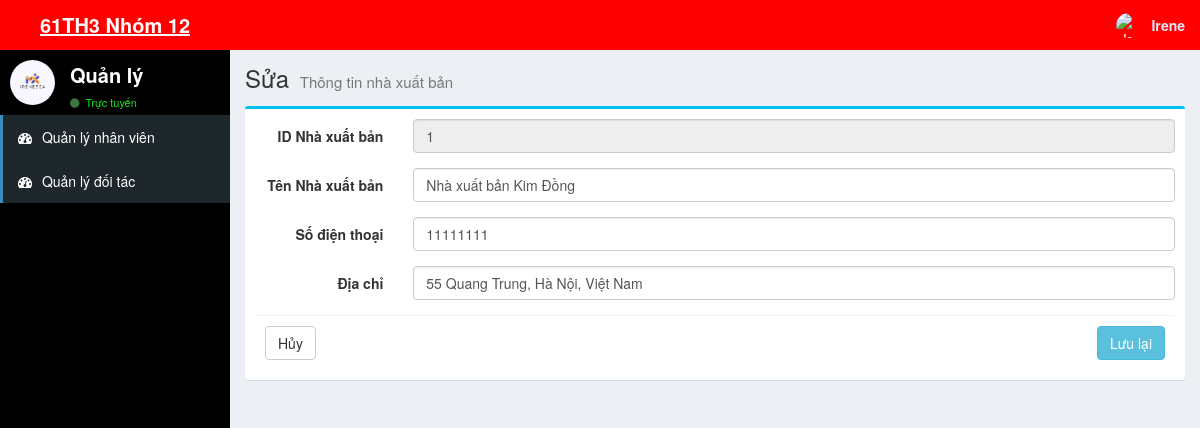
The page /admin/quanly/suanxb.php?ID_Doitac=1 (signed in) on the database its author committed.
### tables this page shows
CREATE TABLE `doitac` (
  `ID_Doitac` int(10) NOT NULL,
  `Tendoitac` varchar(100) NOT NULL,
  `Sdt` varchar(10) NOT NULL,
  `Diachi` varchar(100) NOT NULL
);

### admin/quanly/suanxb.php (the view, shortened to what this page needs)
<?php
 include "head.php";
?>
  <body class="hold-transition skin-blue sidebar-mini">
    <div class="wrapper">
    <?php
 include "Header.php";
?>
    <?php
 include "aside.php";
?>
    <div class="content-wrapper">
    <?php
   require '../../inc/config.php';
   $id = $_GET["ID_Doitac"];
   $query="SELECT ID_Doitac, Tendoitac , Sdt, Diachi from doitac
	WHERE ID_Doitac LIKE '". $id ."';";
   $result = $conn->query($query);
$row = $result->fetch_assoc();
?>
        <section class="content-header">
          <h1>
            Sửa
            <small>Thông tin nhà xuất bản</small>
          </h1>
        </section>
            <section class="content">
                <div class="row">
                    <div class="col-md-12">
                    <div class="box box-info">
                        <form class="form-horizontal"  method="POST" action="<?php include 'xulysuanxb.php'?>" enctype="multipart/form-data">
                            <div class="box-body">
                            <div class="form-group">
                                    <label for="inputEmail3" class="col-sm-2 control-label">ID Nhà xuất bản</label>
                                    <div class="col-sm-10">
                                        <input type="text" class="form-control" name="id" value="<?php echo $row["ID_Doitac"] ?>" required disabled>
                                    </div>
                                </div>
                                <div class="form-group">
                                    <label for="inputEmail3" class="col-sm-2 control-label">Tên Nhà xuất bản</label>
                                    <div class="col-sm-10">
                                        <input type="text" class="form-control" name="name" value="<?php echo $row["Tendoitac"] ?>" required>
                                    </div>
                                </div>
                                <div class="form-group">
                                    <label for="inputEmail3" class="col-sm-2 control-label">Số điện thoại</label>
                                    <div class="col-sm-10">
                                        <input type="text" class="form-control" name="phone" value="<?php echo $row["Sdt"] ?>" required>
                                    </div>
                                </div>
                                <div class="form-group">
                                    <label for="inputEmail3" class="col-sm-2 control-label">Địa chỉ</label>
                                    <div class="col-sm-10">
                                        <input type="text" class="form-control" name="address" value="<?php echo $row["Diachi"] ?>" required>
                                    </div>
                                </div>
                                <div class="box-footer">
                                    <a href="qlynxb.php"><button type="button" name="cancel" class="btn btn-default">Hủy</button></a>
                                    <button type="submit" name="Edit" class="btn btn-info pull-right">Lưu lại</button>
                                </div>
                            </div>
                        </form>
        </section>
  </body>
</html>

### rows shown on the page
doitac: id "1", name "Nhà xuất bản Kim Đồng", phone "11111111", address "55 Quang Trung, Hà Nội, Việt Nam"

### other values the page prints
$_SESSION['Tendangnhap'] "Irene"
